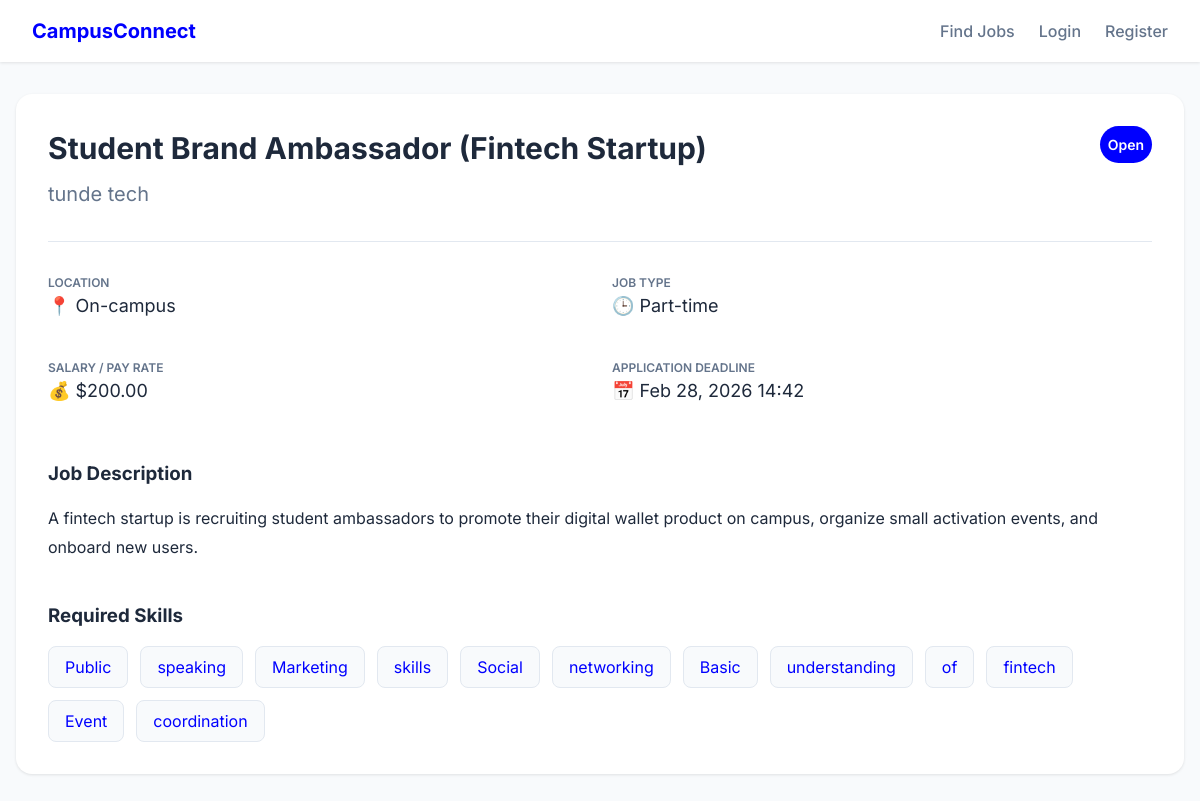
Page /api/jobs/6/ on the committed database.
### jobs/models.py (models this page shows, shortened)
class Job(models.Model):
    LOCATION_CHOICES = (
        ('on-campus', 'On-campus'),
        ('nearby', 'Nearby'),
    )
    JOB_TYPE_CHOICES = (
        ('part-time', 'Part-time'),
        ('internship', 'Internship'),
        ('temporary', 'Temporary'),
    )
    STATUS_CHOICES = (
        ('open', 'Open'),
        ('closed', 'Closed'),
    )
    employer = models.ForeignKey(EmployerProfile, on_delete=models.CASCADE, related_name='jobs')
    title = models.CharField(max_length=255)
    description = models.TextField()
    location = models.CharField(max_length=20, choices=LOCATION_CHOICES)
    job_type = models.CharField(max_length=20, choices=JOB_TYPE_CHOICES)
    required_skills = models.TextField()
    salary = models.DecimalField(max_digits=10, decimal_places=2, blank=True, null=True)
    deadline = models.DateTimeField()
    created_at = models.DateTimeField(auto_now_add=True)
    status = models.CharField(max_length=10, choices=STATUS_CHOICES, default='open')

### accounts/models.py (models this page shows, shortened)
class EmployerProfile(models.Model):
    user = models.OneToOneField(User, on_delete=models.CASCADE, related_name='employer_profile')
    organization_name = models.CharField(max_length=255)
    contact_person = models.CharField(max_length=255)
    phone_number = models.CharField(max_length=20)
    location = models.CharField(max_length=255)
    description = models.TextField()

### jobs/views.py (the view, shortened to what this page needs)
# urls.py: path('<int:pk>/', JobDetailView.as_view(), name='job-detail'),
class JobDetailView(DetailView):
    model = Job
    template_name = 'jobs/job_detail.html'
    context_object_name = 'job'
    def get_context_data(self, **kwargs):
        context = super().get_context_data(**kwargs)
        user = self.request.user
        return context

### jobs/templates/jobs/job_detail.html (shortened to what this page needs)
{% extends 'accounts/base.html' %}
{% block content %}
<div class="profile-container">
    <div style="display: flex; justify-content: space-between; align-items: flex-start; border-bottom: 1px solid var(--border); padding-bottom: 2rem; margin-bottom: 2rem;">
        <div>
            <h1 style="text-align: left; margin-bottom: 0.5rem;">{{ job.title }}</h1>
            <p style="font-size: 1.25rem; color: var(--text-muted);">{{ job.employer.organization_name }}</p>
        </div>
        <div style="text-align: center;">
            <p style="background: var(--primary); color: white; padding: 0.5rem; border-radius: 2rem; font-weight: 600; font-size: 0.875rem;">
                {{ job.status|capfirst }}
            </p>
        </div>
    </div>
    <div class="profile-grid">
        <div class="profile-item">
            <span>Location</span>
            <p>📍 {{ job.location|capfirst }}</p>
        </div>
        <div class="profile-item">
            <span>Job Type</span>
            <p>🕒 {{ job.job_type|capfirst }}</p>
        </div>
        <div class="profile-item">
            <span>Salary / Pay Rate</span>
            <p>💰 {% if job.salary %}${{ job.salary }}{% else %}Not specified{% endif %}</p>
        </div>
        <div class="profile-item">
            <span>Application Deadline</span>
            <p>📅 {{ job.deadline|date:"M d, Y H:i" }}</p>
        </div>
    </div>
    <div style="margin-top: 2.5rem;">
        <h3 style="margin-bottom: 1rem;">Job Description</h3>
        <div style="line-height: 1.8; color: var(--text-main); white-space: pre-wrap;">{{ job.description }}</div>
    </div>
    <div style="margin-top: 2.5rem;">
        <h3 style="margin-bottom: 1rem;">Required Skills</h3>
        <div style="display: flex; flex-wrap: wrap; gap: 0.75rem;">
            {% for skill in job.required_skills.split %}
                <span style="background: var(--bg); color: var(--primary); padding: 0.5rem 1rem; border-radius: 0.5rem; border: 1px solid var(--border);">{{ skill }}</span>
            {% endfor %}
        </div>
    </div>
</div>
{% endblock %}

### accounts/templates/accounts/base.html (style rules this page uses)
:root { --primary: blue; --primary-hover: rgb(0, 145, 255); --bg: #f8fafc; --card-bg: #ffffff; --text-main: #1e293b; --text-muted: #64748b; --border: #e2e8f0; --error: #ef4444; --success: #22c55e; }
* { margin: 0; padding: 0; box-sizing: border-box; }
body { font-family: 'Inter', sans-serif; background-color: var(--bg); color: var(--text-main); line-height: 1.5; }
h1 { font-size: 1.875rem; font-weight: 700; margin-bottom: 1.5rem; text-align: center; }
.profile-container { background: var(--card-bg); padding: 2rem; border-radius: 1rem; box-shadow: 0 1px 3px rgba(0,0,0,0.1); }
.profile-grid { display: grid; grid-template-columns: repeat(2, 1fr); gap: 1.5rem; }
.profile-item { margin-bottom: 1rem; }
.profile-item span { display: block; font-weight: 600; color: var(--text-muted); font-size: 0.75rem; text-transform: uppercase; }
.profile-item p { font-size: 1.125rem; color: var(--text-main); }

### rows in the picture
Job: title "Student Brand Ambassador (Fintech Startup)", employer.organization_name "tunde tech", status "Open", location "On-campus", job_type "Part-time", salary "200.00", deadline "Feb 28, 2026 14:42", description "A fintech startup is recruiting student ambassadors to promote their digital wallet product on campus, organize small activation events, and onboard new users."

### other values in the picture
{{ skill }} "Public" "speaking" "Marketing" "skills" "Social" "networking" "Basic" "understanding" "of" "fintech" "Event" "coordination"
